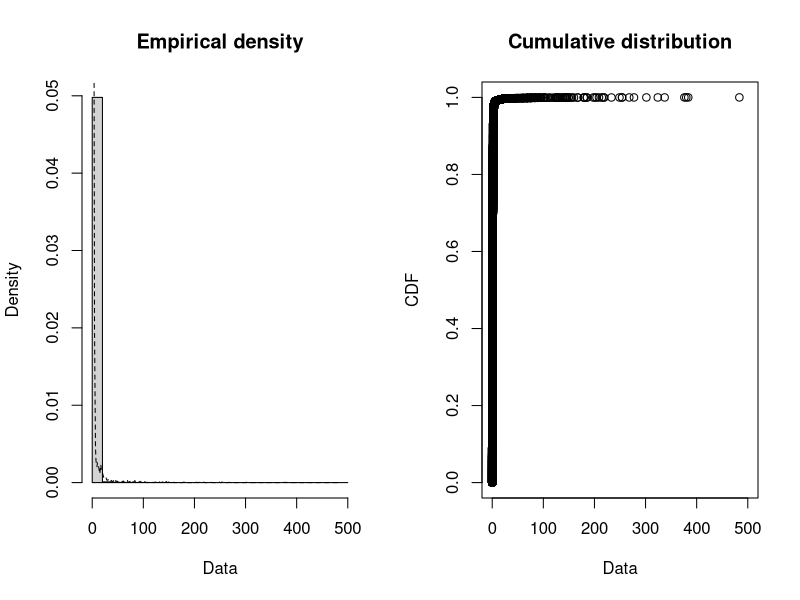
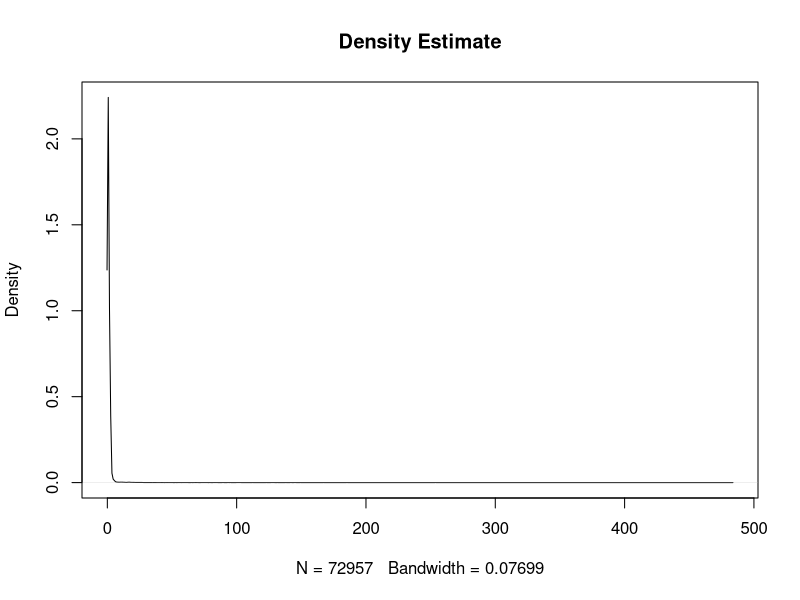
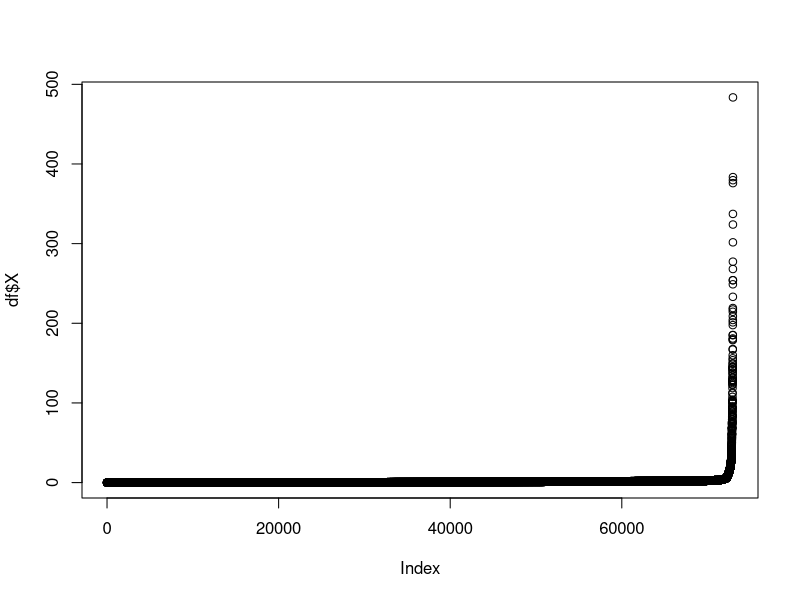
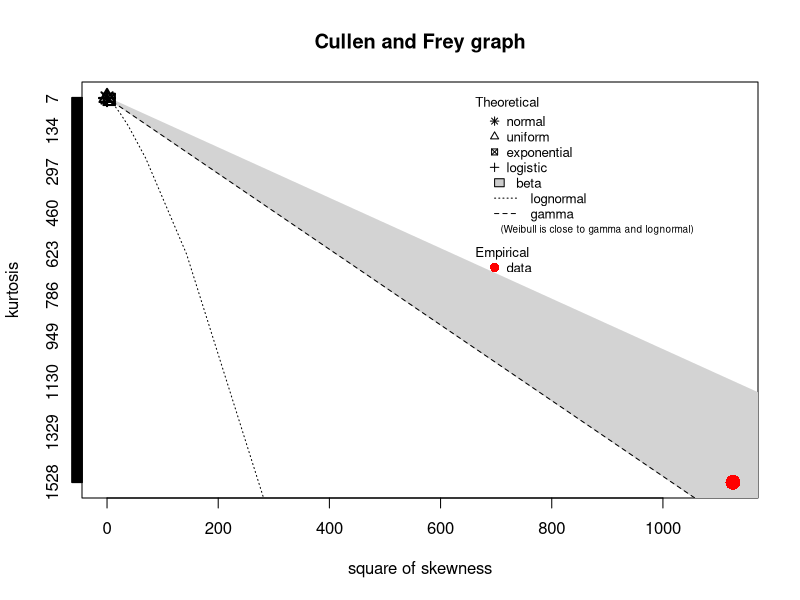

These figures' R source, in order: (Note: this script raises an error after producing the figures.)
df <- read.csv("7.csv", header=TRUE)
#install.packages("fitdistrplus")
library("fitdistrplus")

plotdist(df$X, histo=TRUE, demp=TRUE)
plot(density(df$X),main="Density Estimate")

plot(df$X)

d <- head(df,75500)

descdist(df$X)

par(mfrow=c(2,2))

fe.exp <- fitdist(df$X, "exp")
fe.exp$aic

fe.norm <- fitdist(df$X,"norm")
fe.norm$aic


fit.weibull <- fitdist(df$X, "weibull")
fit.gamma <- fitdist(df$X, "gamma")
